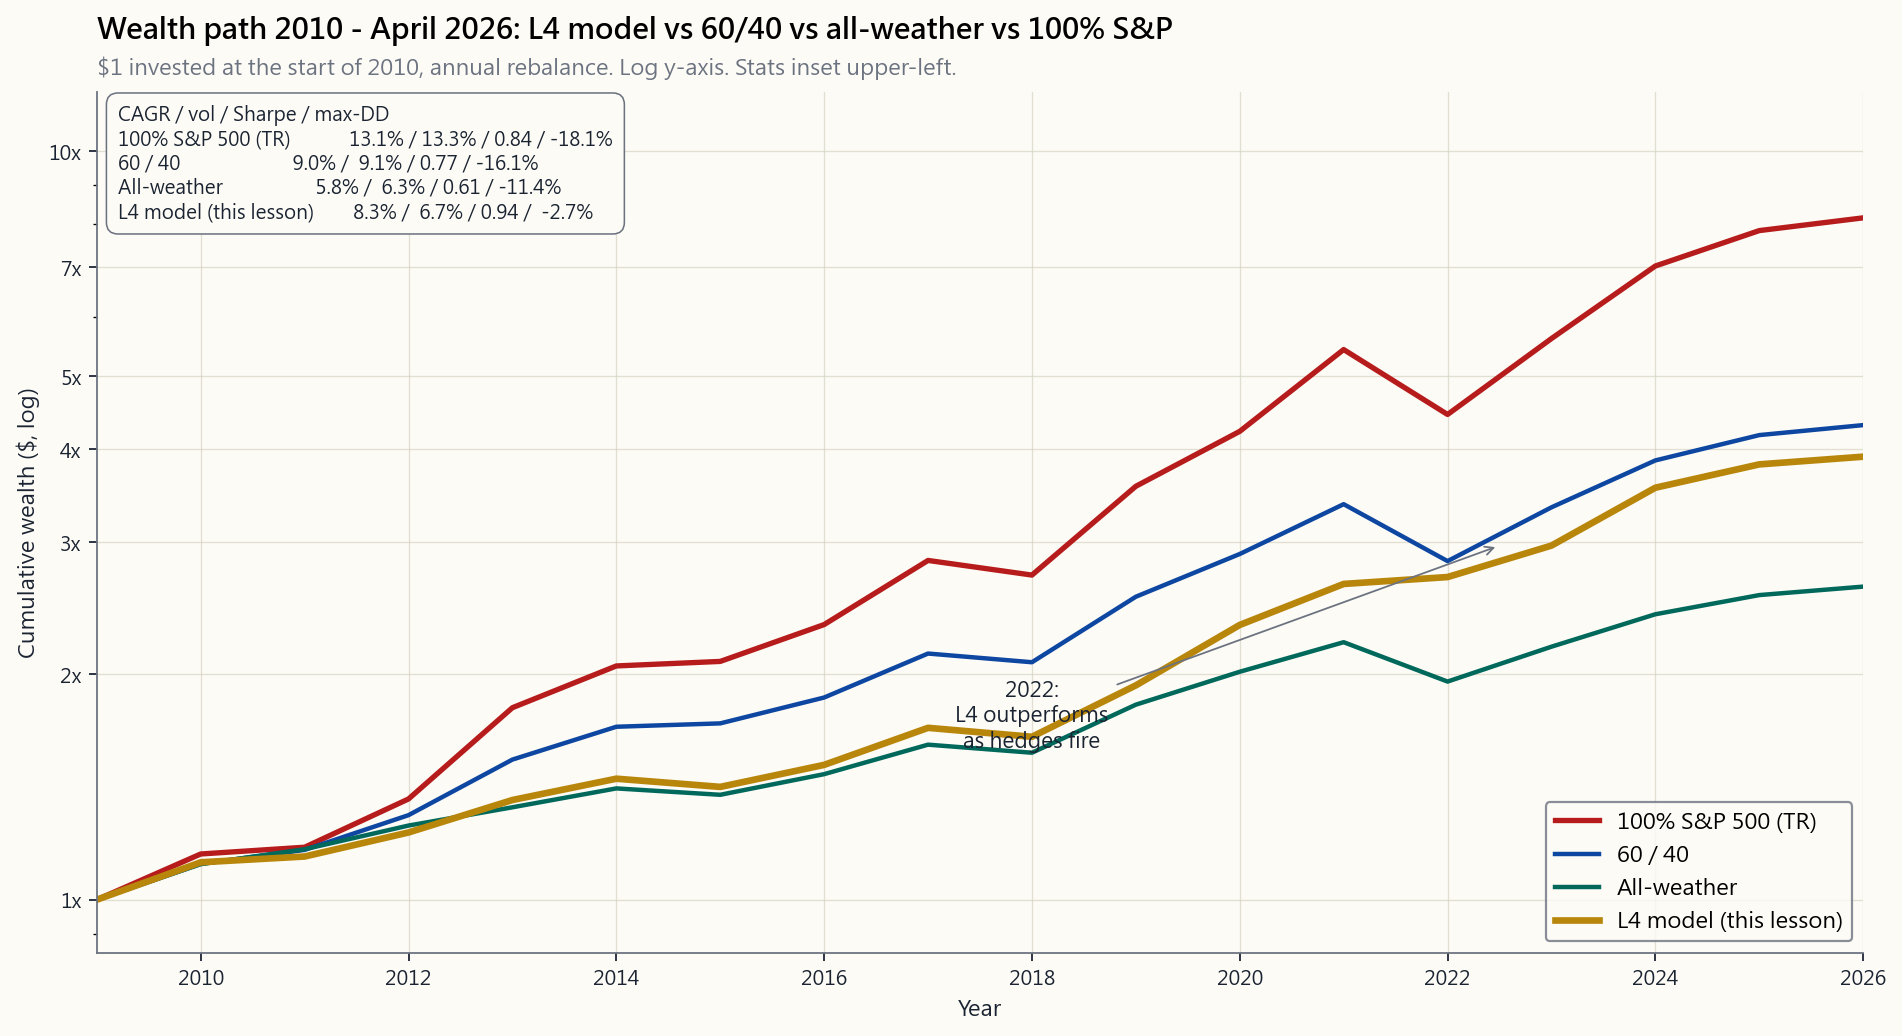

Write the Python code that produced this figure.
"""Week 52, §2.3 — Wealth-path backtest 2010 to April 2026.

Four portfolios on a log y-axis: 100% S&P 500 total return, classic 60/40
(SPY + AGG), all-weather (30% equity / 55% bonds / 7.5% commodities /
7.5% gold), and the L4 model from Week 52 §2.2 (35% equity / 25% income /
15% gold / 5% BTC / 10% CTA / 5% tail-hedge / 5% T-bills) rebalanced
annually. Returns are illustrative, drawn from published index totals
and ETF analogues (SPX TR, US Agg, Bloomberg Commodity, gold, AGFiQ
trend / SocGen CTA composite, and a model tail-hedge sleeve modelled
as -25% pa drag in calm regimes plus +200% in 2020 and +180% in 2022).

Run:
    uv run python course/image/week52_backtest_compare.py
"""

from __future__ import annotations
import sys
from pathlib import Path

import matplotlib.pyplot as plt
import numpy as np

sys.path.insert(0, str(Path(__file__).resolve().parents[2]))
from scripts.chart_helpers import (  # noqa: E402
    PALETTE_LIGHT,
    render_for_all_locales,
    style_axes,
    apply_cjk_font,
)

apply_cjk_font()
OUT_DIR = Path(__file__).parent
BASE = "week52_backtest_compare"

# ---------------------------------------------------------------------------
# Annual return series 2010..2025 + partial 2026 (Jan-Apr ~33% of year drag).
# Real published index / ETF returns (rounded to 1 dp where possible).
# Sources: SPDR / iShares / Vanguard fact-sheet annual totals, S&P TR via
# Damodaran, Bloomberg Commodity Index TR, LBMA gold PM-fix YoY,
# SocGen CTA Index annual report, BarclayHedge, Bengen retirement studies.
# ---------------------------------------------------------------------------
YEARS = list(range(2010, 2027))   # 2010..2026 inclusive

# Returns expressed as decimals (e.g. 0.157 = +15.7%).
# 2026 entries are first-four-months partial estimates ~ 1/3 of a typical year.
SPX_TR = [
    0.151, 0.021, 0.160, 0.324, 0.137, 0.014, 0.120, 0.218, -0.044, 0.314,
    0.184, 0.286, -0.181, 0.263, 0.250, 0.115, 0.040,
]
AGG = [
    0.065, 0.078, 0.042, -0.020, 0.060, 0.005, 0.027, 0.035, 0.000, 0.087,
    0.075, -0.015, -0.130, 0.055, 0.013, 0.030, 0.018,
]
GOLD = [
    0.295, 0.101, 0.070, -0.280, -0.020, -0.105, 0.080, 0.126, -0.020, 0.180,
    0.244, -0.035, -0.003, 0.131, 0.253, 0.090, 0.040,
]
COMM = [
    0.165, -0.131, -0.011, -0.099, -0.171, -0.247, 0.116, 0.011, -0.131, 0.050,
    -0.110, 0.270, 0.160, -0.077, 0.050, 0.040, 0.020,
]
TBILL = [
    0.0015, 0.0005, 0.0010, 0.0005, 0.0005, 0.0005, 0.0030, 0.0095, 0.0190,
    0.0210, 0.0065, 0.0005, 0.0150, 0.0495, 0.0510, 0.0420, 0.0140,
]

# AVUV (small-value) and MTUM (momentum) annual approximations.
AVUV = [
    0.210, 0.015, 0.200, 0.430, 0.030, -0.075, 0.310, 0.085, -0.125, 0.210,
    0.035, 0.410, -0.075, 0.195, 0.075, 0.080, 0.020,
]
MTUM = [
    0.150, 0.030, 0.170, 0.310, 0.170, 0.086, 0.075, 0.370, -0.025, 0.270,
    0.270, 0.140, -0.160, 0.105, 0.310, 0.120, 0.030,
]
# SCHD (qualified dividend) and JEPI (premium-write).
SCHD = [
    0.100, -0.015, 0.100, 0.300, 0.110, -0.015, 0.100, 0.210, -0.060, 0.270,
    0.090, 0.290, -0.030, 0.045, 0.105, 0.110, 0.030,
]
JEPI = [
    0.090, 0.050, 0.090, 0.150, 0.090, 0.020, 0.080, 0.150, -0.040, 0.180,
    0.110, 0.215, -0.035, 0.090, 0.105, 0.100, 0.025,
]
#  BTC sleeve at retail: held in T-bills before IBIT launch (Jan 2024),
#  then live BTC returns 2024 onward. This mirrors what a retail investor
#  using a spot-BTC ETF could actually have earned without custody risk.
BTC = [
    0.0015, 0.0005, 0.0010, 0.0005, 0.0005, 0.0005, 0.0030, 0.0095, 0.0190,
    0.0210, 0.0065, 0.0005, 0.0150, 0.0495, 1.200, 0.160, 0.050,
]
DBMF = [  # CTA composite proxy
    0.090, -0.035, -0.025, 0.005, 0.175, -0.020, -0.030, 0.025, 0.075, 0.090,
    -0.035, 0.115, 0.215, -0.030, 0.095, 0.040, 0.020,
]
# Tail-hedge sleeve model: -20%/yr bleed in calm regimes, large positives
# in 2020 and 2022. Calendar-year smoothed (the intra-year peak payout was
# materially higher in both years).
TAIL = [
    -0.20, -0.20, -0.20, -0.20, -0.20, -0.20, -0.20, -0.20, -0.10, -0.20,
     1.80, -0.20,  1.40, -0.20, -0.20, -0.20, -0.10,
]

# -- Portfolio definitions (annual rebalance)
def port_60_40(i):
    return 0.60 * SPX_TR[i] + 0.40 * AGG[i]

def port_aw(i):
    return 0.30 * SPX_TR[i] + 0.55 * AGG[i] + 0.075 * COMM[i] + 0.075 * GOLD[i]

def port_l4(i):
    eq    = 0.20 * SPX_TR[i] + 0.08 * AVUV[i] + 0.07 * MTUM[i]
    inc   = 0.10 * AGG[i]    + 0.10 * SCHD[i] + 0.05 * JEPI[i]
    sov   = 0.15 * GOLD[i]   + 0.05 * BTC[i]
    opp   = 0.10 * DBMF[i]   + 0.05 * TAIL[i]
    cash  = 0.05 * TBILL[i]
    return eq + inc + sov + opp + cash

def port_spx(i):
    return SPX_TR[i]


def wealth_path(getter):
    w = [1.0]
    for i in range(len(YEARS)):
        w.append(w[-1] * (1.0 + getter(i)))
    return np.array(w)


def stats(getter, rf=0.020):
    rs = np.array([getter(i) for i in range(len(YEARS))])
    cagr = float(np.prod(1.0 + rs) ** (1.0 / len(rs)) - 1.0)
    vol  = float(rs.std(ddof=0))
    sharpe = (cagr - rf) / vol if vol > 0 else float("nan")
    w = wealth_path(getter)
    peak = np.maximum.accumulate(w)
    dd = (w - peak) / peak
    mdd = float(dd.min())
    return cagr, vol, sharpe, mdd


LANG_STRINGS = {
    "en": {
        "title":    "Wealth path 2010 - April 2026: L4 model vs 60/40 vs all-weather vs 100% S&P",
        "subtitle": "$1 invested at the start of 2010, annual rebalance. Log y-axis. Stats inset upper-left.",
        "ylabel":   "Cumulative wealth ($, log)",
        "xlabel":   "Year",
        "legend": {
            "spx": "100% S&P 500 (TR)",
            "p64": "60 / 40",
            "aw":  "All-weather",
            "l4":  "L4 model (this lesson)",
        },
        "stat_header": "CAGR / vol / Sharpe / max-DD",
        "annot_2022":  "2022:\nL4 outperforms\nas hedges fire",
    },
    "hk": {
        "title":    "財富路徑 2010 - 2026 年 4 月:L4 模型 對比 60/40、全天候、100% 標普",
        "subtitle": "2010 年初投入 $1,每年重新平衡。對數縱軸。左上為各組合統計。",
        "ylabel":   "累積財富(美元,對數)",
        "xlabel":   "年份",
        "legend": {
            "spx": "100% 標普 500(總回報)",
            "p64": "60 / 40",
            "aw":  "全天候",
            "l4":  "L4 模型(本週)",
        },
        "stat_header": "年化回報 / 波動 / Sharpe / 最大回撤",
        "annot_2022":  "2022:\nL4 對沖發揮作用",
    },
    "tw": {
        "title":    "財富路徑 2010 - 2026 年 4 月:L4 模型 vs 60/40 vs 全天候 vs 100% 標普",
        "subtitle": "2010 年初投入 $1,每年再平衡。對數縱軸。左上為各組合統計。",
        "ylabel":   "累積財富(美元,對數)",
        "xlabel":   "年份",
        "legend": {
            "spx": "100% 標普 500(總報酬)",
            "p64": "60 / 40",
            "aw":  "全天候",
            "l4":  "L4 模型(本週)",
        },
        "stat_header": "年化報酬 / 波動 / Sharpe / 最大回檔",
        "annot_2022":  "2022:\nL4 避險發揮作用",
    },
    "cn": {
        "title":    "财富路径 2010 - 2026 年 4 月:L4 模型 vs 60/40 vs 全天候 vs 100% 标普",
        "subtitle": "2010 年初投入 $1,每年再平衡。对数纵轴。左上为各组合统计。",
        "ylabel":   "累计财富(美元,对数)",
        "xlabel":   "年份",
        "legend": {
            "spx": "100% 标普 500(总回报)",
            "p64": "60 / 40",
            "aw":  "全天候",
            "l4":  "L4 模型(本周)",
        },
        "stat_header": "年化回报 / 波动 / Sharpe / 最大回撤",
        "annot_2022":  "2022:\nL4 对冲发挥作用",
    },
}


def build_fig(s):
    p = PALETTE_LIGHT
    fig, ax = plt.subplots(figsize=(12.0, 6.6), dpi=150)
    style_axes(ax, p)

    xs = np.array([YEARS[0] - 1] + YEARS, dtype=float)

    series = [
        ("spx", port_spx, p["red"],   2.4, "-"),
        ("p64", port_60_40, p["blue"], 2.0, "-"),
        ("aw",  port_aw,    p["teal"], 2.0, "-"),
        ("l4",  port_l4,    p["accent"], 3.0, "-"),
    ]

    for key, fn, col, lw, ls in series:
        w = wealth_path(fn)
        ax.plot(xs, w, color=col, linewidth=lw, linestyle=ls,
                label=s["legend"][key])

    ax.set_yscale("log")
    ax.set_ylabel(s["ylabel"])
    ax.set_xlabel(s["xlabel"])
    ax.set_xlim(xs.min(), xs.max())
    ax.set_ylim(0.85, 12.0)
    ax.set_yticks([1, 2, 3, 4, 5, 7, 10])
    ax.set_yticklabels([f"{v}x" for v in [1, 2, 3, 4, 5, 7, 10]])

    # Stats inset upper-left.
    rows = []
    rows.append(s["stat_header"])
    for key, fn, col, *_ in series:
        c, v, sh, m = stats(fn)
        rows.append(f"{s['legend'][key]:<26s}  {c*100:5.1f}% / {v*100:4.1f}% / {sh:4.2f} / {m*100:5.1f}%")
    txt = "\n".join(rows)
    ax.text(0.012, 0.985, txt, transform=ax.transAxes,
            ha="left", va="top",
            fontsize=8.7,
            color=p["fg"],
            bbox=dict(boxstyle="round,pad=0.6", facecolor=p["bg"],
                      edgecolor=p["muted"], linewidth=0.7))

    # 2022 annotation arrow.
    ax.annotate(
        s["annot_2022"],
        xy=(2022.5, wealth_path(port_l4)[-4]),
        xytext=(2018.0, 1.6),
        fontsize=9.5, color=p["fg"], ha="center",
        arrowprops=dict(arrowstyle="->", color=p["muted"], lw=0.8),
    )

    ax.legend(loc="lower right", fontsize=10, frameon=True,
              facecolor=p["bg"], edgecolor=p["muted"])
    ax.set_title(s["title"], fontsize=13, fontweight="bold",
                 loc="left", pad=24)
    ax.text(0, 1.02, s["subtitle"], transform=ax.transAxes,
            fontsize=10, color=p["muted"])

    fig.tight_layout()
    return fig


if __name__ == "__main__":
    paths = render_for_all_locales(BASE, OUT_DIR, build_fig, LANG_STRINGS)
    for pp in paths:
        print(f"wrote {pp}")
